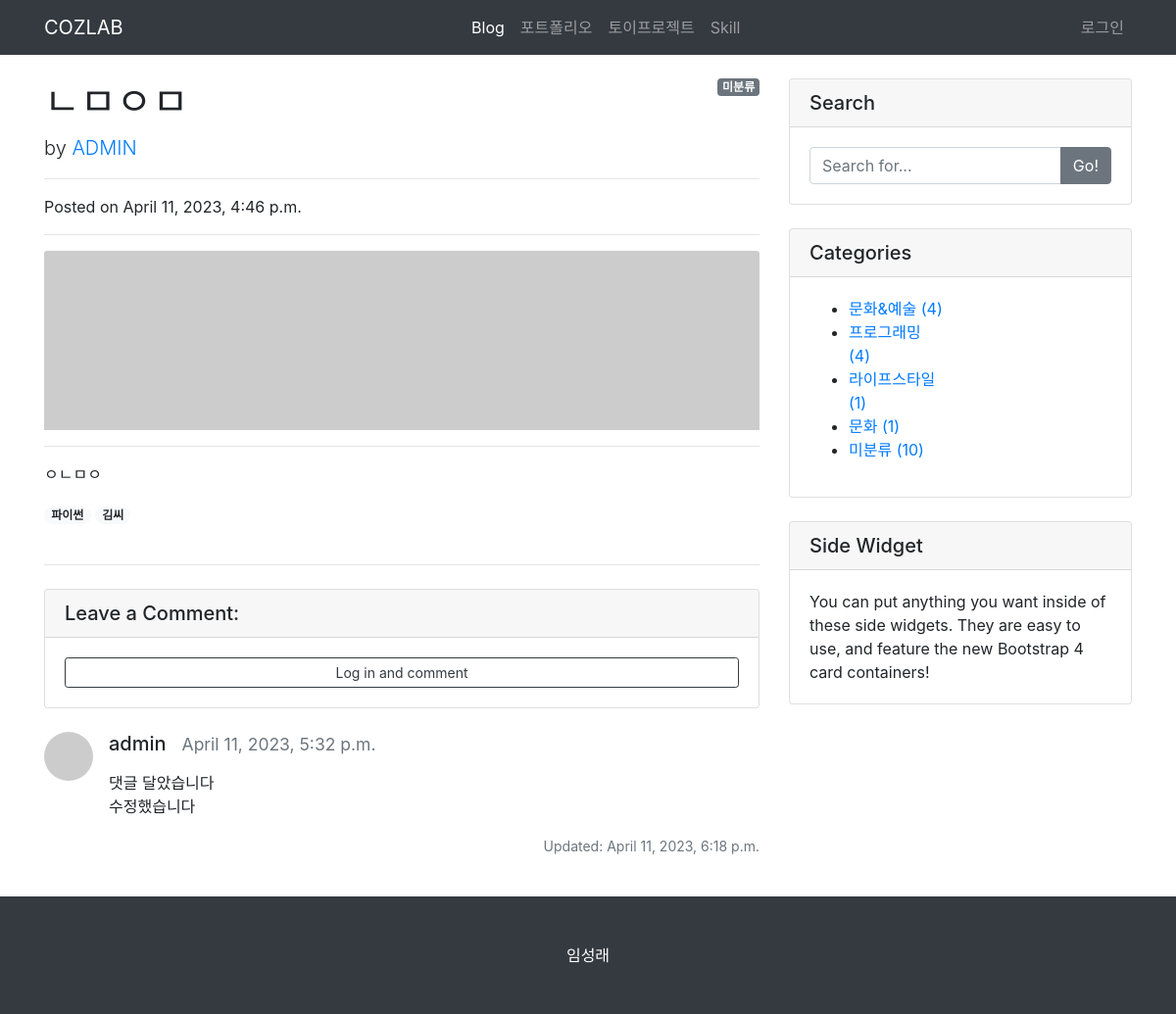
The app's page /blog/20/, older data.
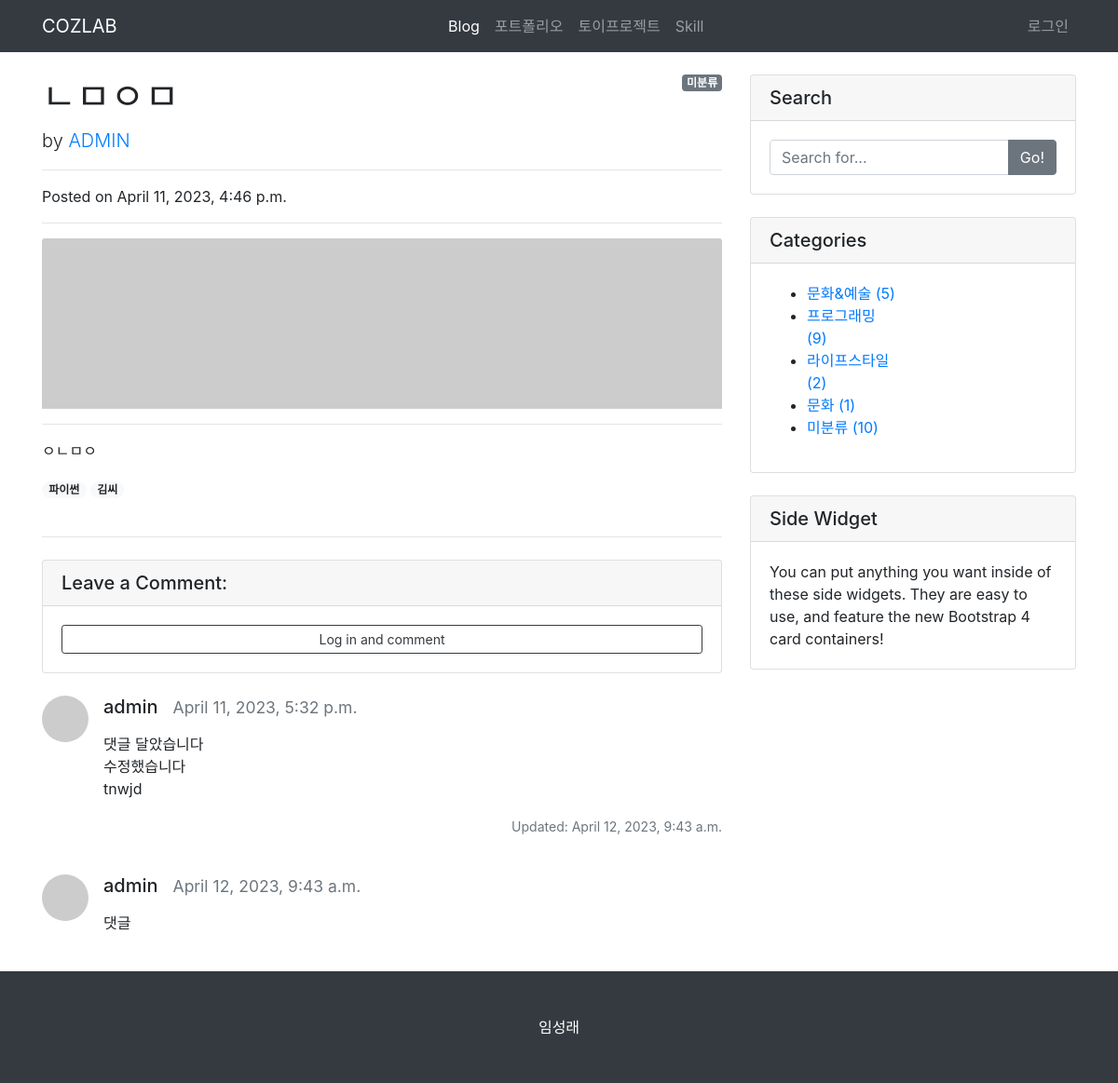
The same page, newer data.
### blog/models.py (models this page shows, shortened)
class Post(models.Model):
    title = models.CharField(max_length=30)
    hook_text = models.CharField(max_length=100, blank=True)
    content = models.TextField()
    head_image = models.ImageField(upload_to='blog/images/%Y/%m/%d/', blank=True)
    file_upload = models.FileField(upload_to='blog/files/%Y/%m/%d/', blank=True)
    created_at = models.DateTimeField(auto_now_add=True)
    updated_at = models.DateTimeField(auto_now=True)
    author = models.ForeignKey(User,null=True, on_delete=models.SET_NULL)
    category = models.ForeignKey(Category, null=True, blank=True, on_delete=models.SET_NULL)
    tags = models.ManyToManyField(Tag, blank=True)

class Tag(models.Model):
    name = models.CharField(max_length=50, unique=True)
    slug = models.SlugField(max_length=200, unique=True, allow_unicode=True)
    def __str__(self):
        return self.name
    def get_absolute_url(self):
        return f'/blog/tag/{self.slug}/'

class Comment(models.Model):
    post = models.ForeignKey(Post, on_delete=models.CASCADE)
    author = models.ForeignKey(User, on_delete=models.CASCADE)
    content = models.TextField()
    created_at = models.DateTimeField(auto_now_add=True)
    modified_at = models.DateTimeField(auto_now=True)

class Category(models.Model):
    name = models.CharField(max_length=50, unique=True)
    slug = models.SlugField(max_length=200, unique=True, allow_unicode=True)
    def __str__(self):
        return self.name
    def get_absolute_url(self):
        return f'/blog/category/{self.slug}/'
    class Meta:
        verbose_name_plural = 'Category'

### blog/views.py (the view)
# urls.py: path('<int:pk>/',views.PostDetail.as_view()),
class PostDetail(DetailView):
    model = Post
    def get_context_data(self, **kwargs ):
        context = super(PostDetail, self).get_context_data()
        context['categories'] =  Category.objects.all()
        context['no_category_post_count'] = Post.objects.filter(category=None).count()
        context['comment_form'] = CommentForm
        return context

### blog/templates/blog/post_detail.html (shortened to what this page needs)
{% extends 'blog/base.html' %}
{% block main-area %}
<div class="row">
    <div class="col-md-8">
      <div id="post-area">
        {% if post.category %}
        <span class="badge badge-secondary float-right">{{post.category}} </span>
      {% else %}
        <span class="badge badge-secondary float-right">미분류 </span>
        {% endif %}
        <h1 class="mt-4">{{ post.title }}</h1>
        <p class="lead">
          by
          <a href="/">{{post.author | upper }}</a>
        </p>
        <hr />
        <p>Posted on {{ post.created_at }}</p>
        <hr />
        {% if post.head_image %}
        <img class="img-fluid rounded" src="{{ post.head_image.url }}" alt="{{post.title}}" />
        {% else %}
        <img class="card-img-top" src="https://picsum.photos/seed/{{p.id}}/800/200" alt="random_image">
        {% endif %}
        <hr />
        <p class="lead">
          {{post.content|safe}}
        </p>
        {% if post.tags.exists%}
      {% for tag in post.tags.iterator %}
        <a href="{{tag.get_absolute_url}}"><span class="badge badge-pill badge-light">{{tag}}</span></a>
      {% endfor %}
      <br/>
      <br/>
      {% endif %}
      </div>
      <hr />
      {% load crispy_forms_tags %}
      <div class="card my-4">
        <h5 class="card-header">Leave a Comment:</h5>
        <div class="card-body">
          {% if user.is_authenticated %}
          <form id="comment-form" method="POST" action="{{ post.get_absolute_url }}new_comment/">
          {% csrf_token %}
            <div class="form-group">
              {{ comment_form | crispy }}
            </div>
            <button class="btn btn-primary" type="submit">Submit</button>
          </form>
          {% else %}
            <a role="button" class="btn btn-outline-dark btn-block btn-sm" href="#" data-toggle="modal" data-target="#loginModal">Log in and comment</a>
            {% endif %}
        </div>
      </div>
      {% if post.comment_set.exists %}
        {% for comment in post.comment_set.iterator %}
      <div class="media mb-4" id="comment-{{ comment.pk }}">
        <img class="d-flex mr-3 rounded-circle" src="https://via.placeholder.com/50x50" alt="..." />
        <div class="media-body">
          <h5 class="mt-0">{{ comment.author.username }} &nbsp;&nbsp;<small class="text-muted">{{ comment.created_at }}</small></h5>
            <p>{{ comment.content | linebreaks}}</p>
            {% if comment.created_at != comment.modified_at %}
            <p class="text-muted float-right"><small>Updated: {{ comment.modified_at }}</small></p>
            {% endif %}
        </div>
      </div>
      {% endfor %}
      {% endif %}
    </div>
    {% include 'blog/side_wizet.html' %}
  </div>
{% endblock %}

### blog/templates/blog/base.html (shortened to what this page needs)
<!DOCTYPE html>
<html lang="ko">
<head>
  <link rel="stylesheet" href="https://cdn.jsdelivr.net/npm/bootstrap@4.6.2/dist/css/bootstrap.min.css"
>
    <link rel="stylesheet" href="https://cdn.jsdelivr.net/npm/bootstrap-icons@1.10.4/font/bootstrap-icons.css">
</head>
<body>
  {% load socialaccount %}
  <nav class="navbar navbar-expand-lg navbar-dark bg-dark">
    <div class="container">
      <a class="navbar-brand" href="/">COZLAB</a>
      <div class="collapse navbar-collapse" id="navbarResponsive">
        <ul class="navbar-nav ml-auto">
          <li class="nav-item active">
            <a class="nav-link" href="/blog/">
              Blog
            </a>
          </li>
          <li class="nav-item"><a class="nav-link" href="#!">포트폴리오</a></li>
          <li class="nav-item"><a class="nav-link" href="#!">토이프로젝트</a></li>
          <li class="nav-item"><a class="nav-link" href="#!">Skill</a></li>
        </ul>
        <ul class="navbar-nav ml-auto">
          <li class="nav-item">
            <a class="nav-link" href="#" data-toggle="modal"  data-target="#exampleModal">로그인</a>
          </li>
        </ul>
      </div>
    </div>
  </nav>
  <div class="container">
        {% block main-area %}
        {% endblock %}
      </div>
  <footer class="py-5 bg-dark">
    <div class="container">
      <p class="m-0 text-center text-white">임성래 </p>
    </div>
  </footer>
</body>
</html>

### blog/templates/blog/side_wizet.html
      <div class="col-md-4">
        <div class="card my-4">
          <h5 class="card-header">Search</h5>
          <div class="card-body">
            <div class="input-group">
              <input class="form-control" type="text" placeholder="Search for..."  id="search-input">
              <span class="input-group-append"><button class="btn btn-secondary" type="button" onclick="searchPost();">Go!</button></span>
            </div>
          </div>
        </div>
        <div class="card my-4"  id="categories-card">
          <h5 class="card-header">Categories</h5>
          <div class="card-body">
            <div class="row">
              <div class="col-lg-6">
                <ul>
                  {% for category in categories %}
                  <li><a href="{{ category.get_absolute_url }}">{{ category }} ({{category.post_set.count}})</a></li>
                  {% endfor %}
                  <li><a href="/blog/category/no_category/">미분류 ({{no_category_post_count}})</a></li>
                </ul>
              </div>
            </div>
          </div>
        </div>
        <div class="card my-4">
          <h5 class="card-header">Side Widget</h5>
          <div class="card-body">You can put anything you want inside of these side widgets. They are easy to use, and
            feature the new Bootstrap 4 card containers!</div>
        </div>
      </div>

Row changes from the older to the newer data that the page shows:
changed Comment: content "댓글 달았습니다 수정했습니다" → "댓글 달았습니다 수정했습니다 tnwjd"; modified_at "April 11, 2023, 6:18 p.m." → "April 12, 2023, 9:43 a.m."
added Comment: author.username "admin", created_at "April 12, 2023, 9:43 a.m.", content "댓글"
computed for Category "문화&예술": post_set.count "4" → "5"
computed for Category "프로그래밍": post_set.count "4" → "9"
computed for Category "라이프스타일": post_set.count "1" → "2"
